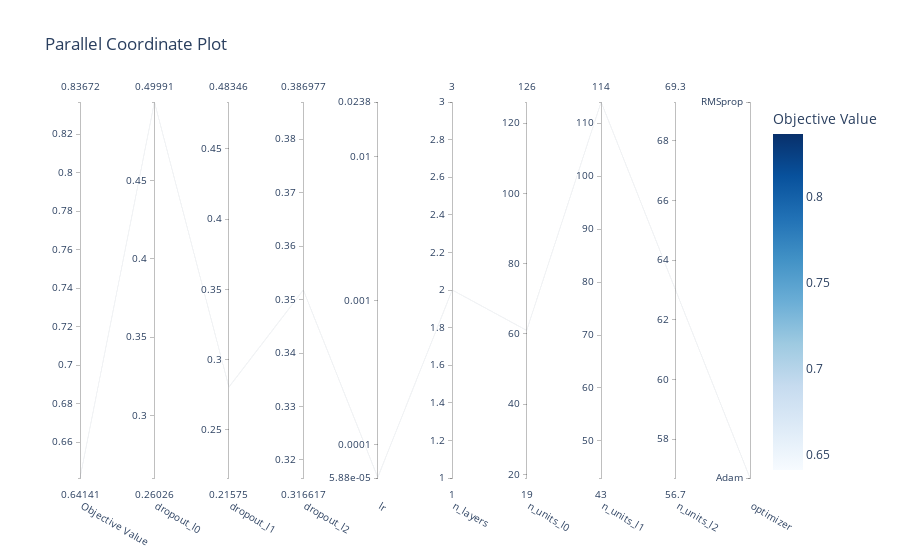

Write notebook code for a chart like this one.
### Code cell
from optuna.visualization import plot_parallel_coordinate

plot_parallel_coordinate(study)
